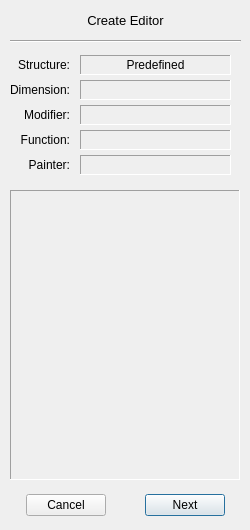
<?xml version="1.0" encoding="UTF-8"?>
<ui version="4.0">
 <class>TFCreator</class>
 <widget class="QWidget" name="TFCreator">
  <property name="windowModality">
   <enum>Qt::ApplicationModal</enum>
  </property>
  <property name="geometry">
   <rect>
    <x>0</x>
    <y>0</y>
    <width>250</width>
    <height>530</height>
   </rect>
  </property>
  <property name="sizePolicy">
   <sizepolicy hsizetype="Preferred" vsizetype="Preferred">
    <horstretch>0</horstretch>
    <verstretch>0</verstretch>
   </sizepolicy>
  </property>
  <property name="minimumSize">
   <size>
    <width>250</width>
    <height>530</height>
   </size>
  </property>
  <property name="maximumSize">
   <size>
    <width>250</width>
    <height>530</height>
   </size>
  </property>
  <property name="windowTitle">
   <string>Transfer Function Creator</string>
  </property>
  <widget class="QWidget" name="horizontalLayoutWidget">
   <property name="geometry">
    <rect>
     <x>10</x>
     <y>490</y>
     <width>231</width>
     <height>31</height>
    </rect>
   </property>
   <layout class="QHBoxLayout" name="horizontalLayout">
    <item>
     <spacer name="horizontalSpacer">
      <property name="orientation">
       <enum>Qt::Horizontal</enum>
      </property>
      <property name="sizeHint" stdset="0">
       <size>
        <width>40</width>
        <height>20</height>
       </size>
      </property>
     </spacer>
    </item>
    <item>
     <widget class="QPushButton" name="backButton">
      <property name="enabled">
       <bool>true</bool>
      </property>
      <property name="text">
       <string>Cancel</string>
      </property>
     </widget>
    </item>
    <item>
     <spacer name="horizontalSpacer_3">
      <property name="orientation">
       <enum>Qt::Horizontal</enum>
      </property>
      <property name="sizeHint" stdset="0">
       <size>
        <width>40</width>
        <height>20</height>
       </size>
      </property>
     </spacer>
    </item>
    <item>
     <spacer name="horizontalSpacer_4">
      <property name="orientation">
       <enum>Qt::Horizontal</enum>
      </property>
      <property name="sizeHint" stdset="0">
       <size>
        <width>40</width>
        <height>20</height>
       </size>
      </property>
     </spacer>
    </item>
    <item>
     <widget class="QPushButton" name="nextButton">
      <property name="enabled">
       <bool>true</bool>
      </property>
      <property name="text">
       <string>Next</string>
      </property>
      <property name="autoDefault">
       <bool>true</bool>
      </property>
      <property name="default">
       <bool>true</bool>
      </property>
     </widget>
    </item>
    <item>
     <spacer name="horizontalSpacer_2">
      <property name="orientation">
       <enum>Qt::Horizontal</enum>
      </property>
      <property name="sizeHint" stdset="0">
       <size>
        <width>40</width>
        <height>20</height>
       </size>
      </property>
     </spacer>
    </item>
   </layout>
  </widget>
  <widget class="QLabel" name="description">
   <property name="geometry">
    <rect>
     <x>10</x>
     <y>10</y>
     <width>231</width>
     <height>21</height>
    </rect>
   </property>
   <property name="font">
    <font>
     <pointsize>10</pointsize>
    </font>
   </property>
   <property name="text">
    <string>Create Editor</string>
   </property>
   <property name="textFormat">
    <enum>Qt::AutoText</enum>
   </property>
   <property name="alignment">
    <set>Qt::AlignCenter</set>
   </property>
  </widget>
  <widget class="QScrollArea" name="scrollArea">
   <property name="geometry">
    <rect>
     <x>10</x>
     <y>190</y>
     <width>230</width>
     <height>290</height>
    </rect>
   </property>
   <property name="frameShape">
    <enum>QFrame::Panel</enum>
   </property>
   <property name="frameShadow">
    <enum>QFrame::Sunken</enum>
   </property>
   <property name="verticalScrollBarPolicy">
    <enum>Qt::ScrollBarAsNeeded</enum>
   </property>
   <property name="horizontalScrollBarPolicy">
    <enum>Qt::ScrollBarAlwaysOff</enum>
   </property>
   <property name="widgetResizable">
    <bool>true</bool>
   </property>
   <widget class="QWidget" name="scrollAreaWidget">
    <property name="geometry">
     <rect>
      <x>0</x>
      <y>0</y>
      <width>228</width>
      <height>288</height>
     </rect>
    </property>
   </widget>
  </widget>
  <widget class="QWidget" name="formLayoutWidget">
   <property name="geometry">
    <rect>
     <x>10</x>
     <y>50</y>
     <width>231</width>
     <height>131</height>
    </rect>
   </property>
   <layout class="QFormLayout" name="structureLayout">
    <property name="fieldGrowthPolicy">
     <enum>QFormLayout::AllNonFixedFieldsGrow</enum>
    </property>
    <property name="horizontalSpacing">
     <number>10</number>
    </property>
    <property name="verticalSpacing">
     <number>5</number>
    </property>
    <property name="topMargin">
     <number>5</number>
    </property>
    <property name="rightMargin">
     <number>10</number>
    </property>
    <property name="bottomMargin">
     <number>5</number>
    </property>
    <item row="0" column="0">
     <widget class="QLabel" name="predefinedLabel">
      <property name="minimumSize">
       <size>
        <width>60</width>
        <height>20</height>
       </size>
      </property>
      <property name="maximumSize">
       <size>
        <width>60</width>
        <height>16777215</height>
       </size>
      </property>
      <property name="text">
       <string>Structure:</string>
      </property>
      <property name="alignment">
       <set>Qt::AlignRight|Qt::AlignTrailing|Qt::AlignVCenter</set>
      </property>
     </widget>
    </item>
    <item row="0" column="1">
     <widget class="QLabel" name="predefinedValue">
      <property name="frameShape">
       <enum>QFrame::Panel</enum>
      </property>
      <property name="frameShadow">
       <enum>QFrame::Sunken</enum>
      </property>
      <property name="lineWidth">
       <number>1</number>
      </property>
      <property name="text">
       <string>Predefined</string>
      </property>
      <property name="alignment">
       <set>Qt::AlignCenter</set>
      </property>
     </widget>
    </item>
    <item row="1" column="0">
     <widget class="QLabel" name="dimensionLabel">
      <property name="minimumSize">
       <size>
        <width>60</width>
        <height>20</height>
       </size>
      </property>
      <property name="maximumSize">
       <size>
        <width>60</width>
        <height>16777215</height>
       </size>
      </property>
      <property name="text">
       <string>Dimension:</string>
      </property>
      <property name="alignment">
       <set>Qt::AlignRight|Qt::AlignTrailing|Qt::AlignVCenter</set>
      </property>
     </widget>
    </item>
    <item row="1" column="1">
     <widget class="QLabel" name="dimensionValue">
      <property name="frameShape">
       <enum>QFrame::Panel</enum>
      </property>
      <property name="frameShadow">
       <enum>QFrame::Sunken</enum>
      </property>
      <property name="lineWidth">
       <number>1</number>
      </property>
      <property name="text">
       <string/>
      </property>
      <property name="alignment">
       <set>Qt::AlignCenter</set>
      </property>
     </widget>
    </item>
    <item row="2" column="0">
     <widget class="QLabel" name="modifierLabel">
      <property name="minimumSize">
       <size>
        <width>60</width>
        <height>20</height>
       </size>
      </property>
      <property name="maximumSize">
       <size>
        <width>60</width>
        <height>16777215</height>
       </size>
      </property>
      <property name="text">
       <string>Modifier:</string>
      </property>
      <property name="alignment">
       <set>Qt::AlignRight|Qt::AlignTrailing|Qt::AlignVCenter</set>
      </property>
     </widget>
    </item>
    <item row="2" column="1">
     <widget class="QLabel" name="modifierValue">
      <property name="frameShape">
       <enum>QFrame::Panel</enum>
      </property>
      <property name="frameShadow">
       <enum>QFrame::Sunken</enum>
      </property>
      <property name="lineWidth">
       <number>1</number>
      </property>
      <property name="text">
       <string/>
      </property>
      <property name="alignment">
       <set>Qt::AlignCenter</set>
      </property>
     </widget>
    </item>
    <item row="3" column="0">
     <widget class="QLabel" name="functionLabel">
      <property name="minimumSize">
       <size>
        <width>60</width>
        <height>20</height>
       </size>
      </property>
      <property name="maximumSize">
       <size>
        <width>60</width>
        <height>16777215</height>
       </size>
      </property>
      <property name="text">
       <string>Function:</string>
      </property>
      <property name="alignment">
       <set>Qt::AlignRight|Qt::AlignTrailing|Qt::AlignVCenter</set>
      </property>
     </widget>
    </item>
    <item row="3" column="1">
     <widget class="QLabel" name="functionValue">
      <property name="frameShape">
       <enum>QFrame::Panel</enum>
      </property>
      <property name="frameShadow">
       <enum>QFrame::Sunken</enum>
      </property>
      <property name="lineWidth">
       <number>1</number>
      </property>
      <property name="text">
       <string/>
      </property>
      <property name="alignment">
       <set>Qt::AlignCenter</set>
      </property>
     </widget>
    </item>
    <item row="4" column="0">
     <widget class="QLabel" name="painterLabel">
      <property name="minimumSize">
       <size>
        <width>60</width>
        <height>20</height>
       </size>
      </property>
      <property name="maximumSize">
       <size>
        <width>60</width>
        <height>16777215</height>
       </size>
      </property>
      <property name="text">
       <string>Painter:</string>
      </property>
      <property name="alignment">
       <set>Qt::AlignRight|Qt::AlignTrailing|Qt::AlignVCenter</set>
      </property>
     </widget>
    </item>
    <item row="4" column="1">
     <widget class="QLabel" name="painterValue">
      <property name="frameShape">
       <enum>QFrame::Panel</enum>
      </property>
      <property name="frameShadow">
       <enum>QFrame::Sunken</enum>
      </property>
      <property name="lineWidth">
       <number>1</number>
      </property>
      <property name="text">
       <string/>
      </property>
      <property name="alignment">
       <set>Qt::AlignCenter</set>
      </property>
     </widget>
    </item>
   </layout>
  </widget>
  <widget class="Line" name="line">
   <property name="geometry">
    <rect>
     <x>10</x>
     <y>40</y>
     <width>231</width>
     <height>3</height>
    </rect>
   </property>
   <property name="orientation">
    <enum>Qt::Horizontal</enum>
   </property>
  </widget>
 </widget>
 <resources/>
 <connections/>
</ui>
